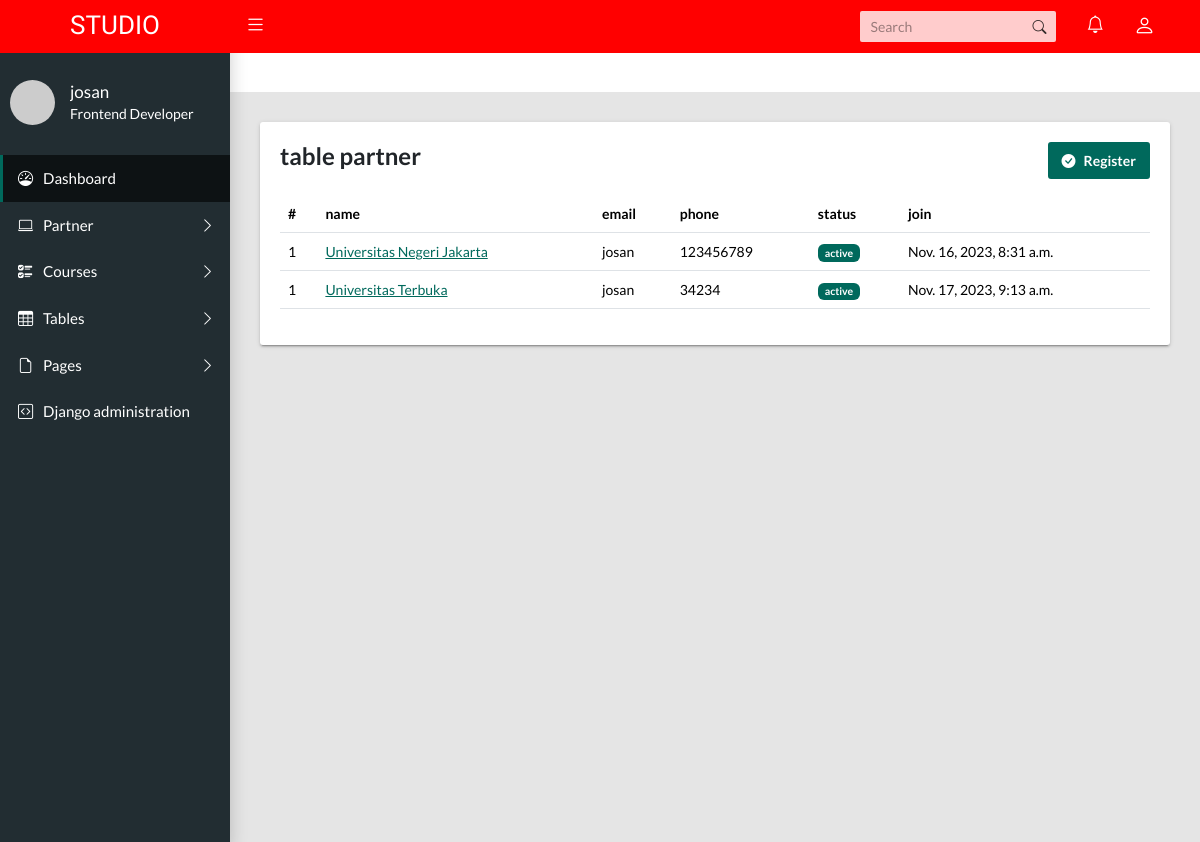
Page /partner/list/ (signed in) on the committed database.
### partner/models.py (models this page shows, shortened)
class Partner(models.Model):
    partner_name = models.TextField(max_length=191)
    partner_abbreviation = models.TextField(max_length=50)
    partner_email = models.ForeignKey(User,on_delete=models.CASCADE,related_name='partner_add')
    partner_phone = models.TextField(max_length=50)
    partner_address = models.TextField(max_length=50)
    partner_tax = models.TextField(max_length=50)
    partner_status = models.TextField(max_length=50)
    partner_check = models.TextField(max_length=50)
    partner_logo = models.ImageField(upload_to=filepath,null=True, blank=True)
    partner_join = models.DateTimeField(auto_now_add=True)

### partner/views.py (the view)
# urls.py: path("list/", views.partnerView, name= "partner_view"),
def partnerView(request):
     if request.user.is_staff == True:
           partner_list = Partner.objects.all()
           context = {'partnerlist':partner_list}
           return render (request,'partner_view.html', context)
     else:
        return redirect ('/')

### partner/templates/partner_view.html
{% extends 'layouts/default/page.html' %}
{% load i18n %}
{% block content %}
<div class="col-md-12">
  <div class="tile">
    <div class="row">
      <div class="col-md-4">
    <h5 class="tile-title">{% trans 'table partner' %}</h5>
  </div>
    <div class="col-md-8">
    <p style="text-align: right;"><a href="{% url 'partner:partner_add' %}" class="btn btn-primary" type="button"><i class="bi bi-check-circle-fill me-2"></i>{% trans 'Register' %}</a></p>
  </div>
  </div>
    <table class="table">
      <thead>
        <tr>
          <th>#</th>
          <th>{% trans 'name' %}</th>
          <th>{% trans 'email' %} </th>
          <th>{% trans 'phone' %}</th>
          <th>{% trans 'status' %}</th>
          <th>{% trans 'join' %}</th>
        </tr>
      </thead>
      <tbody>
        {% for part in partnerlist %}
        <tr>
          <td>1</td>
          <td><a href="{% url 'partner:partner_edit' part.id %}">{{part.partner_name}}</a></td>
          <td>{{part.partner_email}}</td>
          <td>{{part.partner_phone}}</td>
          <td>
            {% if part.partner_status == '1' %}
            <span class="badge text-bg-primary">{% trans 'active' %}</span>
            {% else %}
            <span class="badge text-bg-warning">{% trans 'inactive' %}</span>
            {% endif %}
          </td>
          <td>{{part.partner_join}}</td>
        </tr>
       {% endfor %}
      </tbody>
    </table>
  </div>
</div>
{% endblock %}

### content/templates/layouts/default/page.html (shortened to what this page needs)
{% load static %}
{% load bootstrap4 %}
{% load i18n %}
{% get_current_language as language_code %}
<!DOCTYPE html>
<html lang="{{ language_code }}">
<head>
    <link href="{% static 'css/main.css' %}" rel="stylesheet">
    <link rel="stylesheet" type="text/css" href="https://cdn.jsdelivr.net/npm/bootstrap-icons@1.10.5/font/bootstrap-icons.css">
  </head>
<body class="app sidebar-mini">
 <header class="app-header"><a class="app-header__logo" href="{% url 'index' %}">STUDIO</a>
    <a class="app-sidebar__toggle" href="#" data-toggle="sidebar" aria-label="Hide Sidebar"></a>
    <ul class="app-nav">
      <li class="app-search">
        <input class="app-search__input" type="search" placeholder="Search">
        <button class="app-search__button"><i class="bi bi-search"></i></button>
      </li>
      <li class="dropdown"><a class="app-nav__item" href="#" data-bs-toggle="dropdown" aria-label="Show notifications"><i class="bi bi-bell fs-5"></i></a>
      </li>
      <li class="dropdown"><a class="app-nav__item" href="#" data-bs-toggle="dropdown" aria-label="Open Profile Menu"><i class="bi bi-person fs-4"></i></a>
      </li>
    </ul>
  </header>
    {% if request.user.is_authenticated %}
      {% if request.user.is_superuser %}
    <aside class="app-sidebar">
      <div class="app-sidebar__user"><img class="app-sidebar__user-avatar" src="https://randomuser.me/api/portraits/men/1.jpg" alt="User Image">
        <div>
          <p class="app-sidebar__user-name">{{ request.user.username }}</p>
          <p class="app-sidebar__user-designation">Frontend Developer</p>
        </div>
      </div>
      {% endif %}
      <ul class="app-menu">
        <li><a class="app-menu__item active" href="{% url 'index' %}"><i class="app-menu__icon bi bi-speedometer"></i><span class="app-menu__label">Dashboard</span></a></li>
        <li class="treeview"><a class="app-menu__item" href="#" data-toggle="treeview"><i class="app-menu__icon bi bi-laptop"></i><span class="app-menu__label">Partner</span><i class="treeview-indicator bi bi-chevron-right"></i></a>
        </li>
        <li class="treeview"><a class="app-menu__item" href="#" data-toggle="treeview"><i class="app-menu__icon bi bi-ui-checks"></i><span class="app-menu__label">Courses</span><i class="treeview-indicator bi bi-chevron-right"></i></a>
        </li>
        <li class="treeview"><a class="app-menu__item" href="#" data-toggle="treeview"><i class="app-menu__icon bi bi-table"></i><span class="app-menu__label">Tables</span><i class="treeview-indicator bi bi-chevron-right"></i></a>
        </li>
        <li class="treeview"><a class="app-menu__item" href="#" data-toggle="treeview"><i class="app-menu__icon bi bi-file-earmark"></i><span class="app-menu__label">Pages</span><i class="treeview-indicator bi bi-chevron-right"></i></a>
        </li>
        <li><a class="app-menu__item" href="{% url 'admin:login' %}"><i class="app-menu__icon bi bi-code-square"></i><span class="app-menu__label">{% trans 'Django administration' %}</span></a></li>
      </ul>
      {% endif %}
    </aside>
<br>
<br>
<main class="app-content">
    {% block content %}{% endblock %}
  </main>
</body>
</html>

### rows in the picture
Partner: partner_name "Universitas Negeri Jakarta", partner_email "josan", partner_phone "123456789", partner_join "Nov. 16, 2023, 8:31 a.m."
Partner: partner_name "Universitas Terbuka", partner_email "josan", partner_phone "34234", partner_join "Nov. 17, 2023, 9:13 a.m."

### other values in the picture
{{ request.user.username }} "josan"
